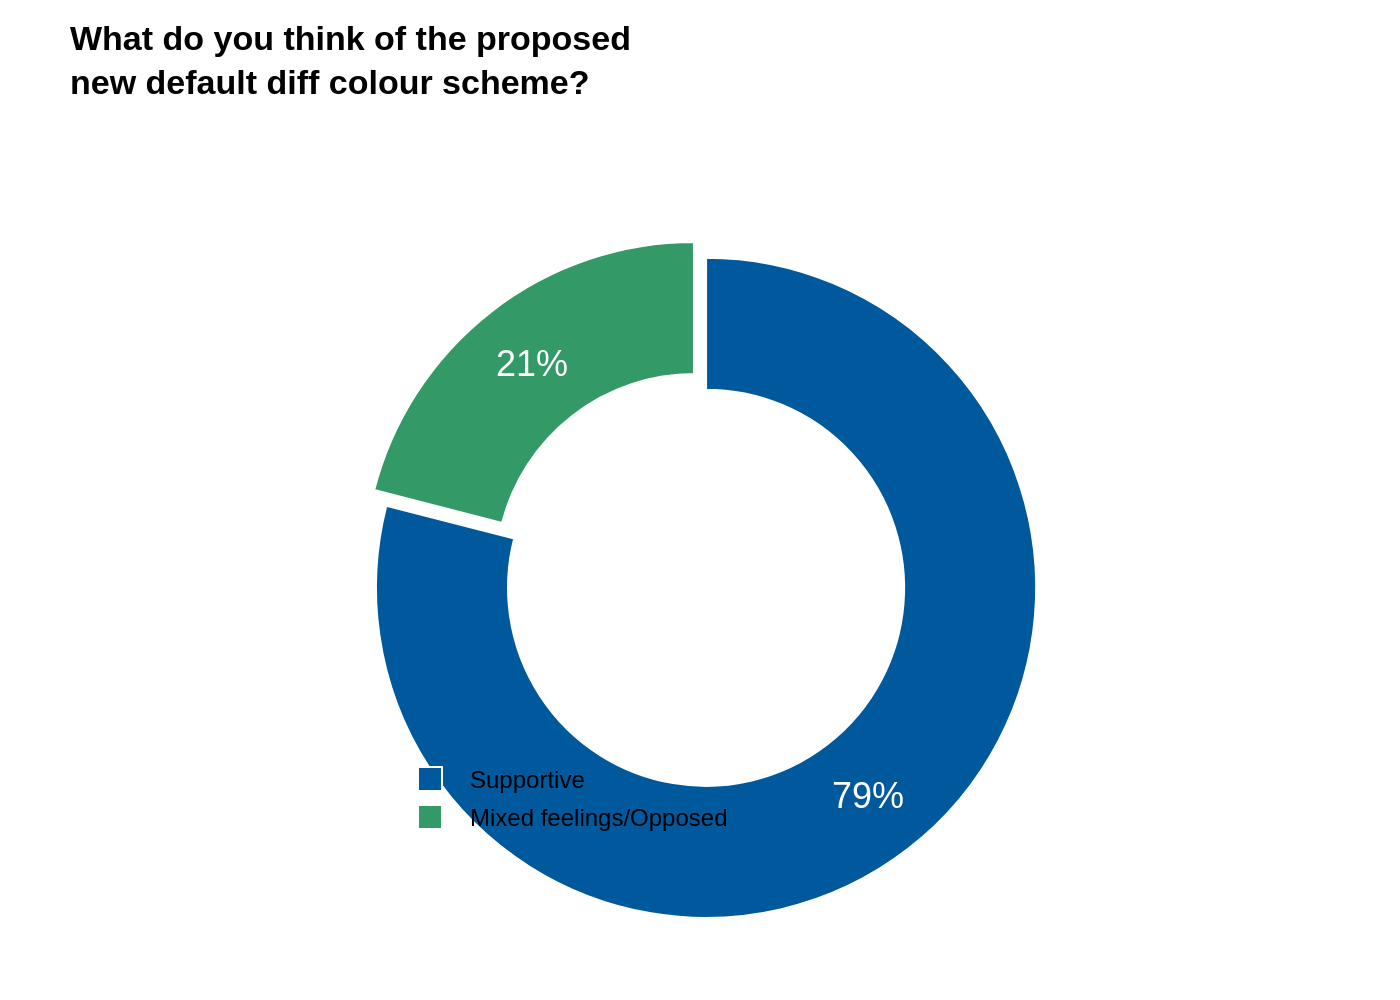

Recreate this plot in Python.
import sys
import json
import os
import plotly.graph_objects as go

# --- 1. Load Data from JSON ---
# The script expects the JSON file path as the sole command-line argument.
if len(sys.argv) != 2:
    print("Usage: python generate_chart.py <path_to_json_file>")
    sys.exit(1)

json_path = sys.argv[1]

# Check if the file exists
if not os.path.exists(json_path):
    print(f"Error: File not found at {json_path}")
    sys.exit(1)

# Read the JSON data
with open(json_path, 'r', encoding='utf-8') as f:
    chart_info = json.load(f)

# Extract data for easy access
chart_data = chart_info.get('chart_data', [])
texts = chart_info.get('texts', {})
colors = chart_info.get('colors', [])
labels = [item['label'] for item in chart_data]
values = [item['value'] for item in chart_data]

# --- 2. Create Chart ---
fig = go.Figure()

# Add the donut chart trace
fig.add_trace(go.Pie(
    labels=labels,
    values=values,
    hole=0.6,
    marker=dict(colors=colors, line=dict(color='white', width=1)),
    pull=[0.03, 0.03],
    textinfo='percent',
    insidetextfont=dict(family='Arial', size=18, color='white'),
    hoverinfo='label+percent',
    sort=False,  # Preserve the order from the JSON file
    direction='clockwise'
))

# --- 3. Configure Layout ---
# Combine title and subtitle
title_text = texts.get('title', '')
if texts.get('subtitle'):
    title_text = f"<b>{title_text}</b><br><sub>{texts['subtitle']}</sub>"
else:
    title_text = f"<b>{title_text}</b>"

fig.update_layout(
    title=dict(
        text=title_text,
        y=0.95,
        x=0.05,
        xanchor='left',
        yanchor='top'
    ),
    showlegend=True,
    legend=dict(
        orientation='v',
        yanchor="top",
        y=0.25,
        xanchor="left",
        x=0.25,
        traceorder='normal',
        font=dict(
            family="Arial",
            size=12
        ),
        bgcolor='rgba(0,0,0,0)'
    ),
    font=dict(
        family="Arial",
        size=12,
        color="black"
    ),
    paper_bgcolor='white',
    plot_bgcolor='white',
    margin=dict(l=40, r=40, t=120, b=40),
    annotations=[] # Placeholder for source/note if needed
)

# Add source/note at the bottom if present
# This chart has no source, but the logic is here for robustness.
source_note_text = []
if texts.get('source'):
    source_note_text.append(texts['source'])
if texts.get('note'):
    source_note_text.append(texts['note'])

if source_note_text:
    fig.add_annotation(
        text='<br>'.join(source_note_text),
        align='left',
        showarrow=False,
        xref='paper',
        yref='paper',
        x=0,
        y=0,
        xanchor='left',
        yanchor='bottom',
        font=dict(size=10, color='#666666')
    )

# --- 4. Save Image ---
# Derive the output filename from the input JSON filename
base_filename = os.path.splitext(os.path.basename(json_path))[0]
output_filename = f"{base_filename}.png"

# Save the figure as a high-resolution PNG file
fig.write_image(output_filename, scale=2)

print(f"Chart saved to {output_filename}")
